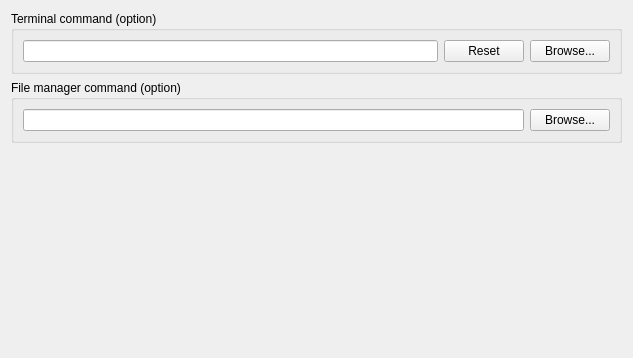
<?xml version="1.0" encoding="UTF-8"?>
<ui version="4.0">
 <class>SettingPrograms2Form</class>
 <widget class="QWidget" name="SettingPrograms2Form">
  <property name="geometry">
   <rect>
    <x>0</x>
    <y>0</y>
    <width>633</width>
    <height>358</height>
   </rect>
  </property>
  <property name="windowTitle">
   <string>Programs 2</string>
  </property>
  <layout class="QVBoxLayout" name="verticalLayout">
   <item>
    <widget class="QGroupBox" name="groupBox_2">
     <property name="title">
      <string>Terminal command (option)</string>
     </property>
     <layout class="QHBoxLayout" name="horizontalLayout_4">
      <item>
       <widget class="QLineEdit" name="lineEdit_terminal_command"/>
      </item>
      <item>
       <widget class="QPushButton" name="pushButton_reset_terminal_command">
        <property name="text">
         <string>Reset</string>
        </property>
       </widget>
      </item>
      <item>
       <widget class="QPushButton" name="pushButton_select_terminal_command">
        <property name="text">
         <string>Browse...</string>
        </property>
       </widget>
      </item>
     </layout>
    </widget>
   </item>
   <item>
    <widget class="QGroupBox" name="groupBox_3">
     <property name="title">
      <string>File manager command (option)</string>
     </property>
     <layout class="QHBoxLayout" name="horizontalLayout_5">
      <item>
       <widget class="QLineEdit" name="lineEdit_explorer_command"/>
      </item>
      <item>
       <widget class="QPushButton" name="pushButton_select_explorer_command">
        <property name="text">
         <string>Browse...</string>
        </property>
       </widget>
      </item>
     </layout>
    </widget>
   </item>
   <item>
    <spacer name="verticalSpacer">
     <property name="orientation">
      <enum>Qt::Vertical</enum>
     </property>
     <property name="sizeHint" stdset="0">
      <size>
       <width>20</width>
       <height>74</height>
      </size>
     </property>
    </spacer>
   </item>
  </layout>
 </widget>
 <tabstops>
  <tabstop>lineEdit_terminal_command</tabstop>
  <tabstop>pushButton_select_terminal_command</tabstop>
  <tabstop>lineEdit_explorer_command</tabstop>
  <tabstop>pushButton_select_explorer_command</tabstop>
 </tabstops>
 <resources/>
 <connections/>
</ui>
